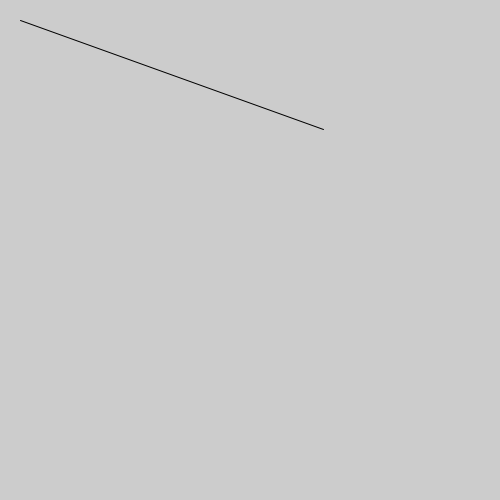
Frame 1 (no input)
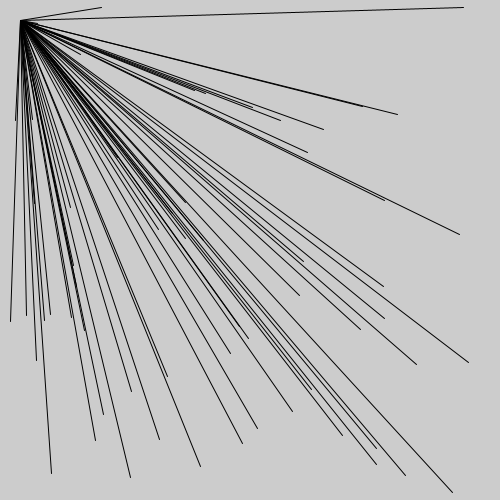
Frame 60 (the mouse pressed at the canvas centre just before this capture)
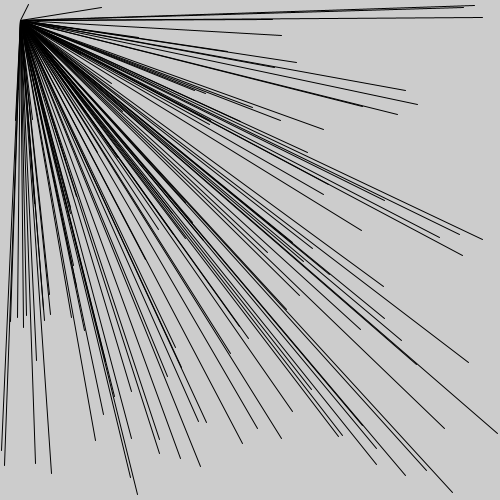
Frame 120 (the mouse held since frame 60 and released just before this capture)

The Processing sketch that drew these frames (run headless with seeded random() and noise(); from frame 60 on, the mouse is pressed at the canvas centre):

// Processing sketch: line_in_many_places_colour
// ── line_in_many_places_colour.pde
float circleX;
float circleY;
 void setup()
{size(500,500);

}
void draw()
{stroke(0);
circleX=random(height);
circleY=random(width);
fill(random(255),random(255),random(255));
line(circleX,circleY,20,20);

}
